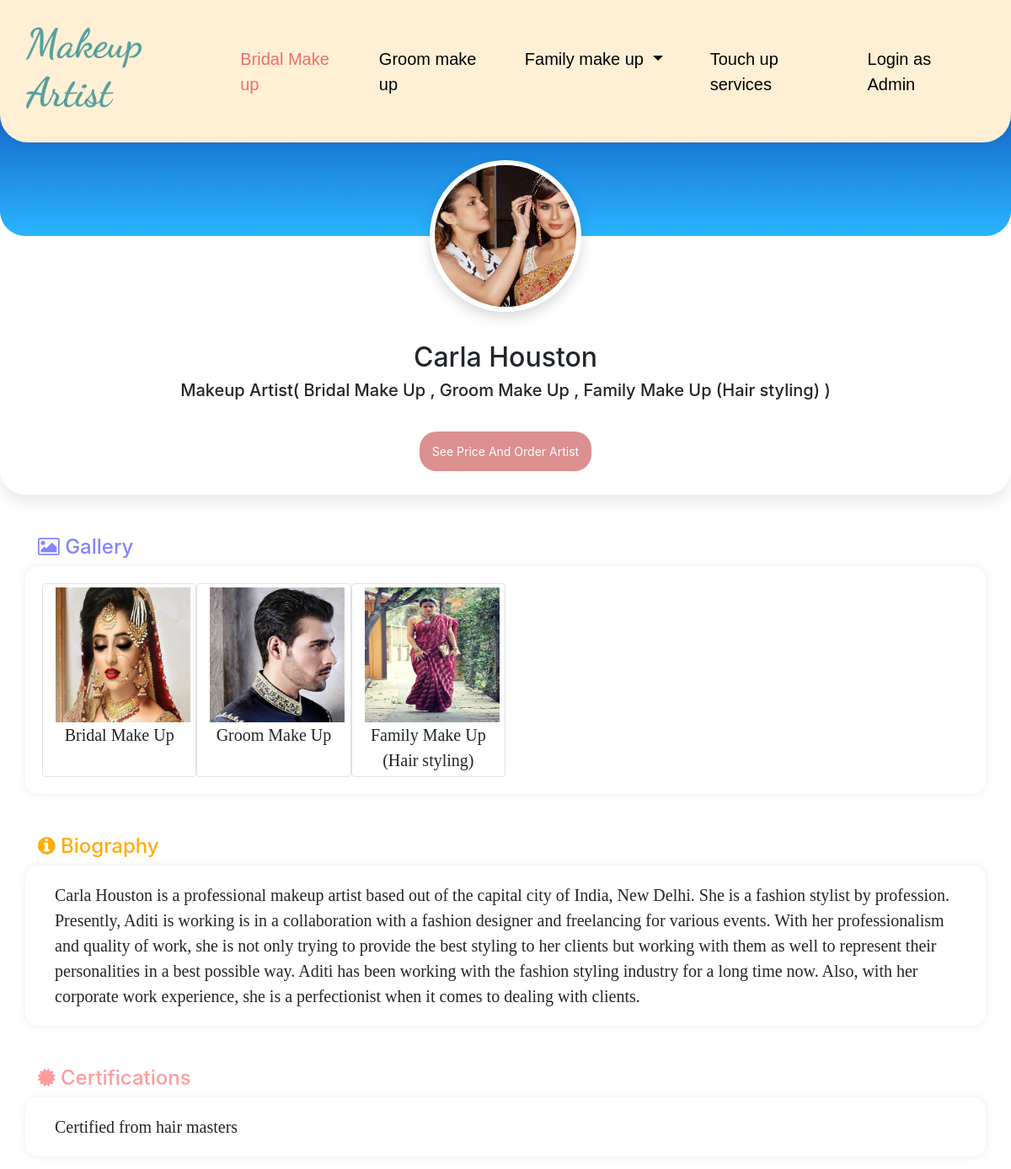
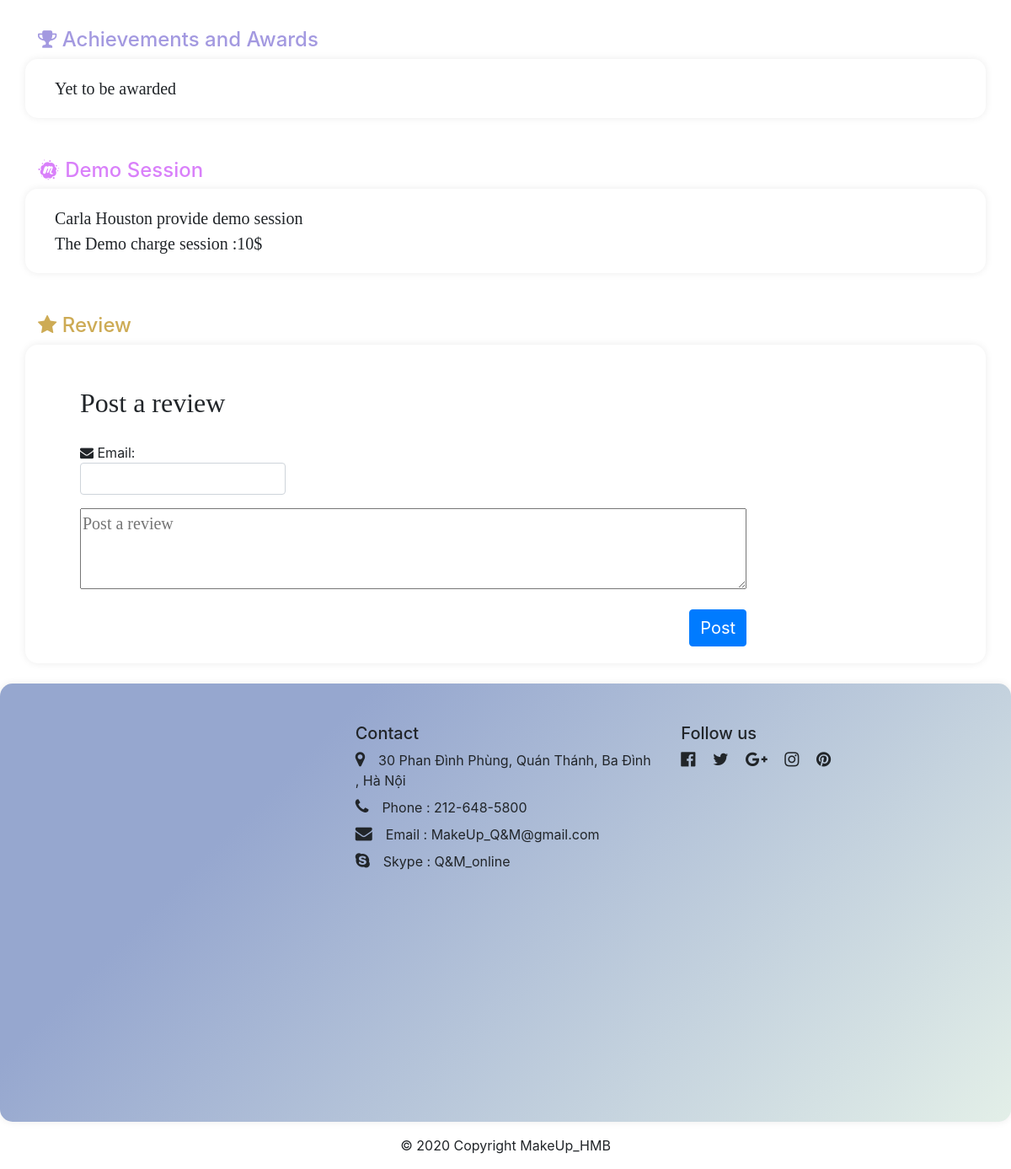
/eProjectProfile.php?ID=1, run on the app's committed database (2 pictures, top to bottom).
### tables this page shows
CREATE TABLE `artist_information` (
  `ID` int(11) NOT NULL,
  `Name` varchar(30) NOT NULL,
  `Address` varchar(30) NOT NULL,
  `Birthday` date NOT NULL,
  `img_path` varchar(255) NOT NULL,
  `Biography` text DEFAULT NULL,
  `Achievements` text DEFAULT NULL,
  `Certifications` text DEFAULT NULL,
  `Demo` varchar(60) NOT NULL,
  `Demo_charge` float NOT NULL
);

CREATE TABLE `artist_service` (
  `Service_ID` int(11) NOT NULL,
  `Artist_ID` int(11) NOT NULL,
  `img_sample_path` varchar(255) NOT NULL,
  `Price` float NOT NULL
);

CREATE TABLE `service` (
  `ID` int(11) NOT NULL,
  `Name` varchar(50) NOT NULL
);

### lib_db.php (called while the page is built, shortened)
<?php
global $link;
function select_one($sql){
	$data = exec_select($sql);
	return $data[0];
}
function select_list($sql){
	return exec_select($sql);
}
function exec_select($sql){
	global $link;
	$ret = isset($ret) ? $ret : array();
	$res = $link->query($sql);
	$err = mysqli_error($link);
	if ($res ){
		while( $row = $res->fetch_array(MYSQLI_ASSOC) )
		{
			$ret[]= $row ;
		}
	}
	return $ret;
}

### eProjectProfile.php (the view, shortened to what this page needs)
<?php
  include('lib_db.php');
  $artist_id = $_GET['ID'];
  $sql = "SELECT * FROM artist_information where ID = $artist_id";
  $data_1 = select_one($sql);
  $sql = "SELECT A.Name , B.img_sample_path FROM service A join artist_service B on A.ID =  B.Service_ID where artist_ID =$artist_id";
  $datas_2 = select_list($sql);
?>
<div id='content'>
  <div class="profile-photo-top">
  </div>
  <div class="profile-photo-btm">
    <div class="container">
      <div class="profile-photo-location">
        <div class="profile-photo">
          <div class="profile-photo-circle">
            <img class="img-fluid gm-lazy" src="<?php echo $data_1["img_path"]; ?>" alt="">
          </div>
        </div>
        <div style="text-align:center;">
          <h2>
            <?php echo $data_1["Name"]; ?>
          </h2>
        </div>
        <div style="text-align:center;">
          <h5>
            Makeup Artist(
            <?php
              $count =0;
              foreach ($datas_2 as $data){
                $service_name = $data["Name"];
                if ($count < (count($datas_2))-1)
                  echo"$service_name "." , ";
                else
                  echo "$service_name";
                $count++;
              }
            ?>
            )
          </h5>
        </div>
        <div class="text-center mt-5">
        <a class='btn_search' style='text-decoration:none;padding:15px;border-radius:20px;' href ='Book_Artist.php?Artist_Name=<?php echo $data_1["Name"];?>&ID=<?php echo"$artist_id";?>'>See Price And Order Artist</a>
        </div>
      </div>
    </div>
  </div>
  <div class='container mt-5'>
    <div class='gallery'><h4><i class='fa fa-picture-o' aria-hidden='true'></i>  Gallery</h4></div>
    <div class='row frame'>
  <?php foreach($datas_2 as $data){?>
    <div class='col-md-2 img-thumbnail img-hover-zoom '>
      <a href= '<?php echo $data["img_sample_path"];?>'>
      <img src='<?php echo $data["img_sample_path"];?> '  width='160'>
      </a>
      <div style='text-align:center;' class='text_changed'><?php echo $data["Name"];?></div>
    </div>
  <?php } ?>
    </div>
  </div>
  <div class="container mt-5 ">
    <div class="biography3"><h4><i class="fa fa-info-circle" aria-hidden="true"></i>  Biography</h4></div>
    <div class="row frame border-info">
      <div class="col-md-12 text_changed" >
        <?php echo $data_1["Biography"]; ?>
      </div>
    </div>
  </div>
  <div class="container mt-5 ">
    <div class="Certification"><h4><i class="fa fa-certificate" aria-hidden="true"></i>  Certifications</h4></div>
    <div class="row frame border-info">
      <div class="col-md-12 text_changed" >
        <?php echo $data_1["Certifications"]; ?>
      </div>
    </div>
  </div>
  <div class="container mt-5 ">
    <div class="achievements"><h4><i class="fa fa-trophy" aria-hidden="true"></i>  Achievements and Awards</h4></div>
    <div class="row frame border-info">
      <div class="col-md-12 text_changed" >
        <?php echo $data_1["Achievements"]; ?>
      </div>
    </div>
  </div>
  <div class="container mt-5 ">
    <div class="demo"><h4><i class="fa fa-meetup" aria-hidden="true"></i>  Demo Session</h4></div>
    <div class="row frame  border-info">
      <div class="col-md-12 text_changed" >
        <?php echo $data_1["Demo"]; ?>
      </div>
      <div class="col-md-12 text_changed" >
        <?php
          if($data_1["Demo_charge"] != 0){
            echo"The Demo charge session :". $data_1["Demo_charge"] ."$";
          }
        ?>
      </div>
    </div>
  </div>
  <div class="container mt-5 ">
    <div class="review"><h4><i class="fa fa-star" aria-hidden="true"></i>  Review</h4></div>
    <div class="row frame border-info">
      <form method="post">
        <div style="padding:30px;">
          <div class="col-md-12 text_changed"><h2>Post a review</h2></div>
          <div class="form-group col-md-4">
              <i class="fa fa-envelope" aria-hidden="true"></i> Email:<input type="email" id="id" class="form-control" name="Customer_Email" required>
          </div>
          <div class="col-md-12 mt-3 text_changed"><textarea rows="3" cols="70" placeholder="Post a review" name="Content" style="font-size:20px;"></textarea></div>
          <div class="col-md-12 mt-3 "><input type="submit" name="Review" class="btn btn-primary "style="float:right;font-size:20px;" value="Post"></div>
        </div>
      </form>
    </div>
  </div>
</div>
</html>

### Makeup.css (style rules this page uses)
header { display:inline-block; text-align: left; box-shadow: 0 0 10px rgba(0,0,0,.08); padding: 15px; border-bottom-left-radius: 33px; border-bottom-right-radius: 33px; font-family: 'Montserrat',Helvetica,Arial,Lucida,sans-serif; background-color:rgb(255, 239, 213); width:100%; position:fixed; top:0px; z-index: 10000 ; }
header h4 { font-family: 'Dancing Script', cursive; font-size:3rem; color:rgba(29, 134, 138, 0.747); font-weight: bold; }
.navbar-nav > li { padding-left:20px; padding-right:20px; }
.navbar-custom .navbar-nav .nav-link { color: black; font-size: 20px; }
#content { margin-top: 90px; }
.col-md-4 { margin-top: 27px; }
.btn_search { background-color: rgba(205, 92, 92, 0.685); color:#fff; font-size: 14px; padding: 7px 12px; border-radius: 6px; }
.text_changed { font-family: montserrat; font-size: 20px; }
.biography3 { color:rgba(255, 166, 0, 0.932); }
.gallery { color:rgba(0, 0, 255, 0.486); }
.frame { box-shadow: 0 0 10px rgba(0,0,0,.08); padding: 20px; border-radius: 15px; }
.Certification { color: rgba(255, 0, 0, 0.39); }
.achievements { color:rgba(105, 90, 205, 0.616); }
.demo { color:#D980FA; }
.review { color:rgba(184, 135, 11, 0.699); }
.img-hover-zoom { height: 300px; overflow: hidden; }
.img-hover-zoom img { transition: transform .5s ease; }
.profile-photo-top { background: #2ab4ff; background: linear-gradient(0deg,rgba(42,180,255,1) 0%,rgba(13,82,187,1) 100%); padding: 90px 0 100px; border-bottom-left-radius: 30px; border-bottom-right-radius: 30px; }
.profile-photo-btm { padding: 0 0 40px; border-bottom-left-radius: 30px; border-bottom-right-radius: 30px; box-shadow: 0 10px 15px rgba(0,0,0,.08); }
.profile-photo { width: 180px; position: relative; margin: -90px auto 35px; height: 180px; }
.profile-photo-circle { width: 100%; height: 100%; overflow: hidden; border-radius: 100%; border: 6px solid #fff; box-shadow: 0 6px 15px rgba(0,0,0,.16); }
.footer_background { background-color: #e3efe8; background-image: linear-gradient(315deg, #e3efe8 0%, #96a7cf 74%); }

### data on the page
artist_information: img_path (picture), Name "Carla Houston", Biography "Carla Houston is a professional makeup artist based out of the capital city of India, New Delhi. She is a fashion stylist by profession. Presently, Aditi is working is in a collaboration with a fashion designer and freelancing for various events. With her professionalism and quality of work, she is not only trying to provide the best styling to her clients but working with them as well to represent their personalities in a best possible way. Aditi has been working with the fashion styling industry for a long time now. Also, with her corporate work experience, she is a perfectionist when it comes to dealing with clients.", Certifications "Certified from hair masters", Achievements "Yet to be awarded", Demo "Carla Houston provide demo session", Demo_charge "10"
artist_service: Service_ID.Name "Bridal Make Up", img_sample_path (picture)
artist_service: Service_ID.Name "Groom Make Up", img_sample_path (picture)
artist_service: Service_ID.Name "Family Make Up (Hair styling)", img_sample_path (picture)
